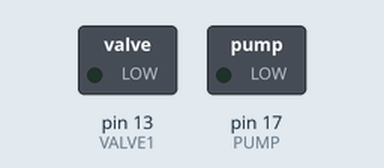
Bench run of a sketch on a simulated Arduino Uno, built with avr-gcc and run on an emulated ATmega328P. On the bench: switched loads named in the sketch (green lamp = pin HIGH).

Above: at 1.5 s.
At 4.5 s:
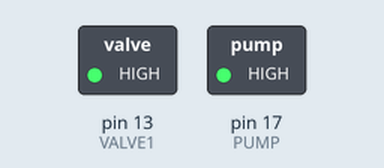
Timing chart, 0 to 7.8 s (numbered marks = the images above):
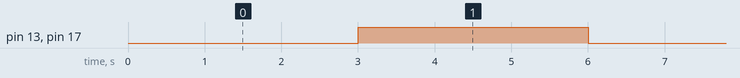

Measured:
- by itself, pin 13 (VALVE1), pin 17 (PUMP): alternates HIGH for 3.0 s and LOW for 3.0 s

The sketch:

relay.ino
```cpp
#define PUMP 17
#define VALVE1 13
void setup()
{
    pinMode(PUMP, OUTPUT); //Pump HIGH -- off, LOW -- on
    pinMode(VALVE1, OUTPUT);

    digitalWrite(PUMP, LOW);
    digitalWrite(VALVE1, LOW);
}
void loop()
{
    digitalWrite(VALVE1, LOW);
    digitalWrite(PUMP, LOW);
    // digitalWrite(VALVE3, LOW);
    delay(3000);
    digitalWrite(VALVE1, HIGH);
    digitalWrite(PUMP, HIGH);
    // digitalWrite(VALVE3, HIGH);
    delay(3000);
}
```
